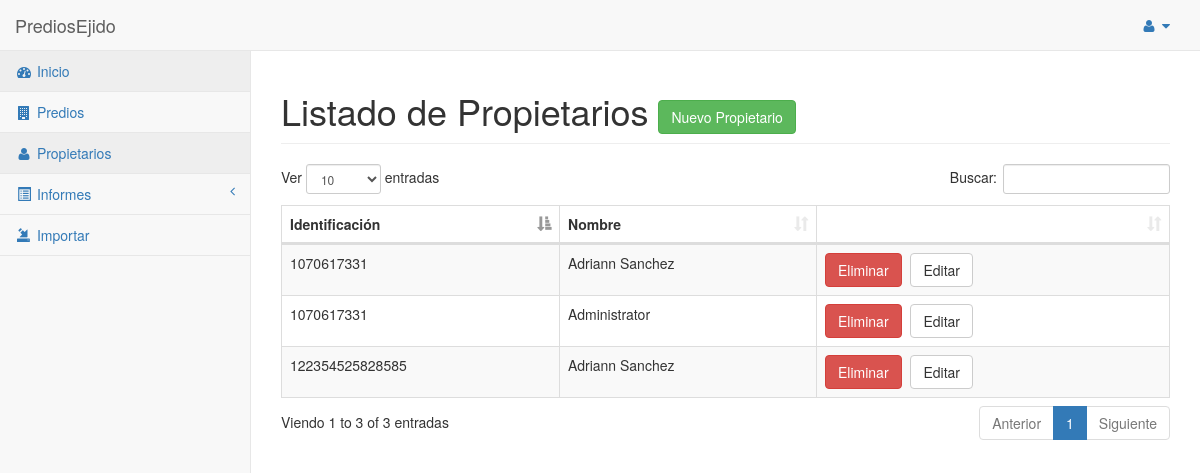
The app's page /Propietarios/ (signed in), older data.
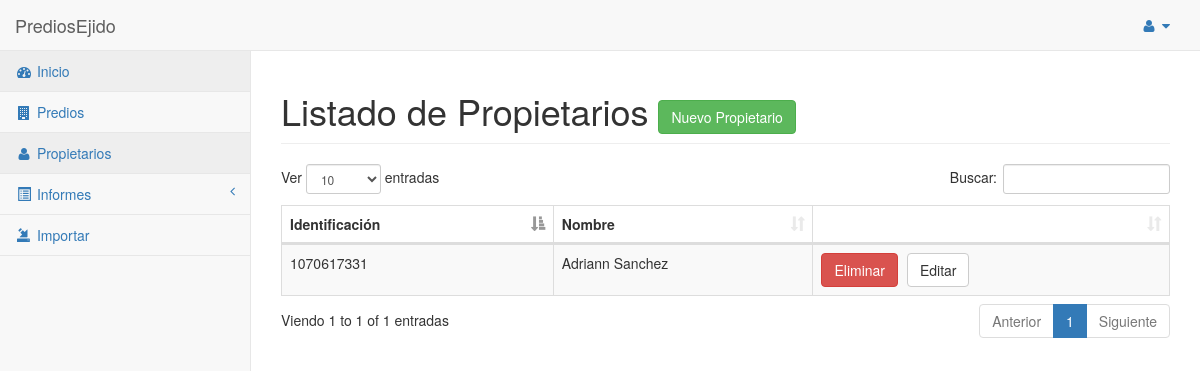
The same page, newer data.
### PrediosEjido/apps/principal/models.py (models this page shows, shortened)
class Propieta(models.Model):
	id_propieta = models.CharField(max_length = 15)
	name = models.CharField(max_length = 30)

### PrediosEjido/apps/principal/views.py (the view)
# urls.py: url(r'^Propietarios/$', 'list_propieta', name = 'list_propieta'),
@login_required
def list_propieta(request):
	propietas = Propieta.objects.all()
	return render(request, 'list-propieta.html', {'title': 'Listado de Propietarios', 'propietas': propietas})

### PrediosEjido/apps/principal/templates/list-propieta.html (shortened to what this page needs)
{% extends 'layout/base.html' %}
{% load static %}
{% block content_head %}
	<link rel="stylesheet" href="{% static 'css/dataTables.bootstrap.min.css' %}">
	<link rel="stylesheet" href="{% static 'css/jquery-ui.min.css' %}">
{% endblock content_head %}
{% block content %}
	{% include 'elements/menu.html' %}
	<div id="page-wrapper">
		<div class="row">
			<div class="col-lg-12">
				<h1 class="page-header">{{ title }}
					<a href="{% url 'propietario' %}" class="btn btn-success open-modal" data-toggle="modal" data-target="#Modal">Nuevo Propietario</a>
				</h1>
			</div>
		</div>
		<div class="row">
			<div class="col-lg-12">
				<table class="table table-striped table-bordered table-hover" id="table-propieta">
					<thead>
						<tr>
							<th>Identificación</th>
							<th>Nombre</th>
							<th></th>
						</tr>
					</thead>
					<tbody>
						{% for propieta in propietas %}
						<tr class="{{ propieta.pk }}">
							<td>{{ propieta.id_propieta }}</td>
							<td>{{ propieta.name }}</td>
							<td class="action-{{ propieta.pk }}">
								{% if user.is_superuser %}
									<a href="{% url 'delete_propieta' propieta.pk %}" class="btn btn-danger delete">Eliminar</a>
								{% endif %}
								<a href="{% url 'propietario' propieta.pk %}" class="btn btn-default open-modal">Editar</a>
							</td>
						</tr>
						{% endfor %}
					</tbody>
				</table>
			</div>
		</div>
	</div>
{% endblock content %}

Row changes from the older to the newer data that the page shows:
removed Propieta: id_propieta "122354525828585", name "Adriann Sanchez"
removed Propieta: id_propieta "1070617331", name "Administrator"
Text that changed along with them:
text written by a page script: "Ver entradas Buscar: Viendo 1 to 3 of 3 entradas Anterior 1 Siguiente" → "Ver entradas Buscar: Viendo 1 to 1 of 1 entradas Anterior 1 Siguiente"
